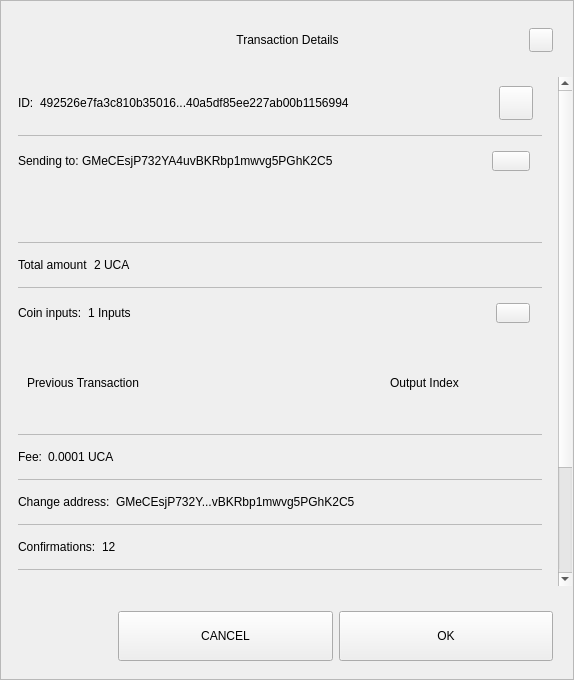
<?xml version="1.0" encoding="UTF-8"?>
<ui version="4.0">
 <class>TxDetailDialog</class>
 <widget class="QWidget" name="TxDetailDialog">
  <property name="geometry">
   <rect>
    <x>0</x>
    <y>0</y>
    <width>574</width>
    <height>680</height>
   </rect>
  </property>
  <property name="sizePolicy">
   <sizepolicy hsizetype="Preferred" vsizetype="Expanding">
    <horstretch>0</horstretch>
    <verstretch>0</verstretch>
   </sizepolicy>
  </property>
  <property name="minimumSize">
   <size>
    <width>574</width>
    <height>500</height>
   </size>
  </property>
  <property name="windowTitle">
   <string>Form</string>
  </property>
  <property name="styleSheet">
   <string notr="true"/>
  </property>
  <layout class="QVBoxLayout" name="verticalLayout_3">
   <property name="spacing">
    <number>0</number>
   </property>
   <property name="leftMargin">
    <number>0</number>
   </property>
   <property name="topMargin">
    <number>0</number>
   </property>
   <property name="rightMargin">
    <number>0</number>
   </property>
   <property name="bottomMargin">
    <number>0</number>
   </property>
   <item>
    <widget class="QFrame" name="frame">
     <property name="sizePolicy">
      <sizepolicy hsizetype="Preferred" vsizetype="Expanding">
       <horstretch>0</horstretch>
       <verstretch>0</verstretch>
      </sizepolicy>
     </property>
     <property name="styleSheet">
      <string notr="true"/>
     </property>
     <property name="frameShape">
      <enum>QFrame::StyledPanel</enum>
     </property>
     <property name="frameShadow">
      <enum>QFrame::Raised</enum>
     </property>
     <layout class="QVBoxLayout" name="verticalLayout">
      <property name="leftMargin">
       <number>0</number>
      </property>
      <property name="rightMargin">
       <number>0</number>
      </property>
      <item>
       <layout class="QHBoxLayout" name="horizontalLayout_3">
        <property name="spacing">
         <number>0</number>
        </property>
        <property name="leftMargin">
         <number>20</number>
        </property>
        <property name="topMargin">
         <number>10</number>
        </property>
        <property name="rightMargin">
         <number>20</number>
        </property>
        <item>
         <spacer name="horizontalSpacer_1">
          <property name="orientation">
           <enum>Qt::Horizontal</enum>
          </property>
          <property name="sizeHint" stdset="0">
           <size>
            <width>40</width>
            <height>20</height>
           </size>
          </property>
         </spacer>
        </item>
        <item>
         <widget class="QLabel" name="labelTitle">
          <property name="minimumSize">
           <size>
            <width>0</width>
            <height>40</height>
           </size>
          </property>
          <property name="maximumSize">
           <size>
            <width>16777215</width>
            <height>40</height>
           </size>
          </property>
          <property name="styleSheet">
           <string notr="true">padding-left:24px;</string>
          </property>
          <property name="text">
           <string>Transaction Details</string>
          </property>
          <property name="alignment">
           <set>Qt::AlignCenter</set>
          </property>
          <property name="margin">
           <number>7</number>
          </property>
         </widget>
        </item>
        <item>
         <spacer name="horizontalSpacer_2">
          <property name="orientation">
           <enum>Qt::Horizontal</enum>
          </property>
          <property name="sizeHint" stdset="0">
           <size>
            <width>40</width>
            <height>20</height>
           </size>
          </property>
         </spacer>
        </item>
        <item>
         <widget class="QPushButton" name="btnEsc">
          <property name="minimumSize">
           <size>
            <width>24</width>
            <height>24</height>
           </size>
          </property>
          <property name="maximumSize">
           <size>
            <width>24</width>
            <height>24</height>
           </size>
          </property>
          <property name="focusPolicy">
           <enum>Qt::NoFocus</enum>
          </property>
          <property name="text">
           <string/>
          </property>
         </widget>
        </item>
       </layout>
      </item>
      <item>
       <spacer name="verticalSpacer">
        <property name="orientation">
         <enum>Qt::Vertical</enum>
        </property>
        <property name="sizeType">
         <enum>QSizePolicy::Fixed</enum>
        </property>
        <property name="sizeHint" stdset="0">
         <size>
          <width>20</width>
          <height>10</height>
         </size>
        </property>
       </spacer>
      </item>
      <item>
       <widget class="QWidget" name="layoutScroll" native="true">
        <property name="minimumSize">
         <size>
          <width>0</width>
          <height>0</height>
         </size>
        </property>
        <layout class="QVBoxLayout" name="verticalLayout_4">
         <property name="leftMargin">
          <number>0</number>
         </property>
         <property name="topMargin">
          <number>0</number>
         </property>
         <property name="rightMargin">
          <number>0</number>
         </property>
         <item>
          <widget class="QScrollArea" name="scrollArea">
           <property name="styleSheet">
            <string notr="true">#scrollArea {
background:transparent;
}</string>
           </property>
           <property name="horizontalScrollBarPolicy">
            <enum>Qt::ScrollBarAlwaysOff</enum>
           </property>
           <property name="sizeAdjustPolicy">
            <enum>QAbstractScrollArea::AdjustIgnored</enum>
           </property>
           <property name="widgetResizable">
            <bool>true</bool>
           </property>
           <property name="alignment">
            <set>Qt::AlignLeading|Qt::AlignLeft|Qt::AlignTop</set>
           </property>
           <widget class="QWidget" name="scrollAreaWidgetContents">
            <property name="geometry">
             <rect>
              <x>0</x>
              <y>0</y>
              <width>556</width>
              <height>672</height>
             </rect>
            </property>
            <property name="autoFillBackground">
             <bool>false</bool>
            </property>
            <property name="styleSheet">
             <string notr="true">#scrollAreaWidgetContents {
background:transparent;
}</string>
            </property>
            <layout class="QVBoxLayout" name="verticalLayout_7">
             <property name="spacing">
              <number>0</number>
             </property>
             <property name="sizeConstraint">
              <enum>QLayout::SetDefaultConstraint</enum>
             </property>
             <property name="leftMargin">
              <number>0</number>
             </property>
             <property name="topMargin">
              <number>0</number>
             </property>
             <property name="rightMargin">
              <number>0</number>
             </property>
             <property name="bottomMargin">
              <number>0</number>
             </property>
             <item>
              <widget class="QWidget" name="content" native="true">
               <layout class="QVBoxLayout" name="verticalLayout_2">
                <property name="leftMargin">
                 <number>16</number>
                </property>
                <property name="topMargin">
                 <number>0</number>
                </property>
                <property name="rightMargin">
                 <number>16</number>
                </property>
                <item>
                 <widget class="QWidget" name="contentID" native="true">
                  <layout class="QHBoxLayout" name="horizontalLayout_12" stretch="0,1,0">
                   <property name="leftMargin">
                    <number>0</number>
                   </property>
                   <item>
                    <widget class="QLabel" name="labelId">
                     <property name="maximumSize">
                      <size>
                       <width>16777215</width>
                       <height>16777215</height>
                      </size>
                     </property>
                     <property name="text">
                      <string>ID:</string>
                     </property>
                    </widget>
                   </item>
                   <item>
                    <widget class="QLabel" name="textId">
                     <property name="text">
                      <string>492526e7fa3c810b35016...40a5df85ee227ab00b1156994</string>
                     </property>
                    </widget>
                   </item>
                   <item>
                    <widget class="QPushButton" name="pushCopy">
                     <property name="minimumSize">
                      <size>
                       <width>34</width>
                       <height>34</height>
                      </size>
                     </property>
                     <property name="maximumSize">
                      <size>
                       <width>34</width>
                       <height>34</height>
                      </size>
                     </property>
                     <property name="focusPolicy">
                      <enum>Qt::NoFocus</enum>
                     </property>
                     <property name="text">
                      <string/>
                     </property>
                     <property name="iconSize">
                      <size>
                       <width>24</width>
                       <height>24</height>
                      </size>
                     </property>
                    </widget>
                   </item>
                  </layout>
                 </widget>
                </item>
                <item>
                 <widget class="QLabel" name="labelDivider9">
                  <property name="maximumSize">
                   <size>
                    <width>16777215</width>
                    <height>1</height>
                   </size>
                  </property>
                  <property name="styleSheet">
                   <string notr="true">background-color:#bababa;</string>
                  </property>
                  <property name="text">
                   <string/>
                  </property>
                 </widget>
                </item>
                <item>
                 <widget class="QWidget" name="contentOutputs" native="true">
                  <layout class="QHBoxLayout" name="horizontalLayout_11" stretch="0,3,0">
                   <property name="spacing">
                    <number>0</number>
                   </property>
                   <property name="leftMargin">
                    <number>0</number>
                   </property>
                   <property name="rightMargin">
                    <number>12</number>
                   </property>
                   <item>
                    <widget class="QLabel" name="labelSend">
                     <property name="maximumSize">
                      <size>
                       <width>16777215</width>
                       <height>16777215</height>
                      </size>
                     </property>
                     <property name="text">
                      <string>Sending to: </string>
                     </property>
                    </widget>
                   </item>
                   <item>
                    <widget class="QLabel" name="textSend">
                     <property name="text">
                      <string>GMeCEsjP732YA4uvBKRbp1mwvg5PGhK2C5 </string>
                     </property>
                    </widget>
                   </item>
                   <item>
                    <widget class="QPushButton" name="pushOutputs">
                     <property name="minimumSize">
                      <size>
                       <width>34</width>
                       <height>20</height>
                      </size>
                     </property>
                     <property name="maximumSize">
                      <size>
                       <width>38</width>
                       <height>20</height>
                      </size>
                     </property>
                     <property name="focusPolicy">
                      <enum>Qt::NoFocus</enum>
                     </property>
                     <property name="styleSheet">
                      <string notr="true"/>
                     </property>
                     <property name="text">
                      <string/>
                     </property>
                    </widget>
                   </item>
                  </layout>
                 </widget>
                </item>
                <item>
                 <widget class="QScrollArea" name="outputsScrollArea">
                  <property name="minimumSize">
                   <size>
                    <width>0</width>
                    <height>50</height>
                   </size>
                  </property>
                  <property name="styleSheet">
                   <string notr="true">#outputsScrollArea {
background:transparent;
}</string>
                  </property>
                  <property name="widgetResizable">
                   <bool>true</bool>
                  </property>
                  <widget class="QWidget" name="container_outputs_base">
                   <property name="geometry">
                    <rect>
                     <x>0</x>
                     <y>0</y>
                     <width>522</width>
                     <height>48</height>
                    </rect>
                   </property>
                   <property name="styleSheet">
                    <string notr="true">#container_outputs_base {
background:transparent;
}</string>
                   </property>
                  </widget>
                 </widget>
                </item>
                <item>
                 <widget class="QLabel" name="labelDivider8">
                  <property name="maximumSize">
                   <size>
                    <width>16777215</width>
                    <height>1</height>
                   </size>
                  </property>
                  <property name="styleSheet">
                   <string notr="true">background-color:#bababa;</string>
                  </property>
                  <property name="text">
                   <string/>
                  </property>
                 </widget>
                </item>
                <item>
                 <widget class="QWidget" name="contentAmount" native="true">
                  <layout class="QHBoxLayout" name="horizontalLayout_4" stretch="0,1">
                   <property name="leftMargin">
                    <number>0</number>
                   </property>
                   <item>
                    <widget class="QLabel" name="labelAmount">
                     <property name="maximumSize">
                      <size>
                       <width>16777215</width>
                       <height>16777215</height>
                      </size>
                     </property>
                     <property name="text">
                      <string>Total amount</string>
                     </property>
                    </widget>
                   </item>
                   <item>
                    <widget class="QLabel" name="textAmount">
                     <property name="text">
                      <string>2 UCA</string>
                     </property>
                    </widget>
                   </item>
                  </layout>
                 </widget>
                </item>
                <item>
                 <widget class="QLabel" name="labelDivider6">
                  <property name="maximumSize">
                   <size>
                    <width>16777215</width>
                    <height>1</height>
                   </size>
                  </property>
                  <property name="styleSheet">
                   <string notr="true">background-color:#bababa;</string>
                  </property>
                  <property name="text">
                   <string/>
                  </property>
                 </widget>
                </item>
                <item>
                 <widget class="QWidget" name="contentInputs" native="true">
                  <layout class="QHBoxLayout" name="horizontalLayout" stretch="0,2,0">
                   <property name="leftMargin">
                    <number>0</number>
                   </property>
                   <property name="rightMargin">
                    <number>12</number>
                   </property>
                   <item>
                    <widget class="QLabel" name="labelInputs">
                     <property name="sizePolicy">
                      <sizepolicy hsizetype="Minimum" vsizetype="Preferred">
                       <horstretch>0</horstretch>
                       <verstretch>0</verstretch>
                      </sizepolicy>
                     </property>
                     <property name="maximumSize">
                      <size>
                       <width>16777215</width>
                       <height>16777215</height>
                      </size>
                     </property>
                     <property name="text">
                      <string>Coin inputs:</string>
                     </property>
                    </widget>
                   </item>
                   <item>
                    <widget class="QLabel" name="textInputs">
                     <property name="text">
                      <string>1 Inputs</string>
                     </property>
                    </widget>
                   </item>
                   <item>
                    <widget class="QPushButton" name="pushInputs">
                     <property name="maximumSize">
                      <size>
                       <width>34</width>
                       <height>20</height>
                      </size>
                     </property>
                     <property name="focusPolicy">
                      <enum>Qt::NoFocus</enum>
                     </property>
                     <property name="styleSheet">
                      <string notr="true"/>
                     </property>
                     <property name="text">
                      <string/>
                     </property>
                    </widget>
                   </item>
                  </layout>
                 </widget>
                </item>
                <item>
                 <widget class="QFrame" name="gridInputs">
                  <property name="sizePolicy">
                   <sizepolicy hsizetype="Preferred" vsizetype="MinimumExpanding">
                    <horstretch>0</horstretch>
                    <verstretch>0</verstretch>
                   </sizepolicy>
                  </property>
                  <property name="minimumSize">
                   <size>
                    <width>0</width>
                    <height>90</height>
                   </size>
                  </property>
                  <layout class="QGridLayout" name="gridLayoutInput" columnstretch="5,2" rowminimumheight="0">
                   <property name="sizeConstraint">
                    <enum>QLayout::SetMaximumSize</enum>
                   </property>
                   <property name="verticalSpacing">
                    <number>0</number>
                   </property>
                   <item row="0" column="0" alignment="Qt::AlignLeft">
                    <widget class="QLabel" name="labelTitlePrevTx">
                     <property name="text">
                      <string>Previous Transaction</string>
                     </property>
                    </widget>
                   </item>
                   <item row="0" column="1" alignment="Qt::AlignLeft">
                    <widget class="QLabel" name="labelOutputIndex">
                     <property name="text">
                      <string>Output Index</string>
                     </property>
                     <property name="alignment">
                      <set>Qt::AlignCenter</set>
                     </property>
                    </widget>
                   </item>
                  </layout>
                 </widget>
                </item>
                <item>
                 <widget class="QLabel" name="labelDivider1">
                  <property name="maximumSize">
                   <size>
                    <width>16777215</width>
                    <height>1</height>
                   </size>
                  </property>
                  <property name="styleSheet">
                   <string notr="true">background-color:#bababa;</string>
                  </property>
                  <property name="text">
                   <string/>
                  </property>
                 </widget>
                </item>
                <item>
                 <widget class="QWidget" name="contentFee" native="true">
                  <layout class="QHBoxLayout" name="horizontalLayout_7" stretch="0,1">
                   <property name="leftMargin">
                    <number>0</number>
                   </property>
                   <item>
                    <widget class="QLabel" name="labelFee">
                     <property name="maximumSize">
                      <size>
                       <width>16777215</width>
                       <height>16777215</height>
                      </size>
                     </property>
                     <property name="text">
                      <string>Fee:</string>
                     </property>
                    </widget>
                   </item>
                   <item>
                    <widget class="QLabel" name="textFee">
                     <property name="text">
                      <string>0.0001 UCA</string>
                     </property>
                    </widget>
                   </item>
                  </layout>
                 </widget>
                </item>
                <item>
                 <widget class="QLabel" name="labelDivider2">
                  <property name="maximumSize">
                   <size>
                    <width>16777215</width>
                    <height>1</height>
                   </size>
                  </property>
                  <property name="styleSheet">
                   <string notr="true">background-color:#bababa;</string>
                  </property>
                  <property name="text">
                   <string/>
                  </property>
                 </widget>
                </item>
                <item>
                 <widget class="QWidget" name="contentChangeAddress" native="true">
                  <layout class="QHBoxLayout" name="horizontalLayout_6" stretch="0,1">
                   <property name="leftMargin">
                    <number>0</number>
                   </property>
                   <item>
                    <widget class="QLabel" name="labelChange">
                     <property name="maximumSize">
                      <size>
                       <width>16777215</width>
                       <height>16777215</height>
                      </size>
                     </property>
                     <property name="text">
                      <string>Change address:</string>
                     </property>
                    </widget>
                   </item>
                   <item>
                    <widget class="QLabel" name="textChange">
                     <property name="text">
                      <string>GMeCEsjP732Y...vBKRbp1mwvg5PGhK2C5 </string>
                     </property>
                    </widget>
                   </item>
                  </layout>
                 </widget>
                </item>
                <item>
                 <widget class="QLabel" name="labelDivider4">
                  <property name="maximumSize">
                   <size>
                    <width>16777215</width>
                    <height>1</height>
                   </size>
                  </property>
                  <property name="styleSheet">
                   <string notr="true">background-color:#bababa;</string>
                  </property>
                  <property name="text">
                   <string/>
                  </property>
                 </widget>
                </item>
                <item>
                 <widget class="QWidget" name="contentConfirmations" native="true">
                  <layout class="QHBoxLayout" name="horizontalLayout_8" stretch="0,1">
                   <property name="leftMargin">
                    <number>0</number>
                   </property>
                   <item>
                    <widget class="QLabel" name="labelConfirmations">
                     <property name="maximumSize">
                      <size>
                       <width>16777215</width>
                       <height>16777215</height>
                      </size>
                     </property>
                     <property name="text">
                      <string>Confirmations:</string>
                     </property>
                    </widget>
                   </item>
                   <item>
                    <widget class="QLabel" name="textConfirmations">
                     <property name="text">
                      <string>12</string>
                     </property>
                    </widget>
                   </item>
                  </layout>
                 </widget>
                </item>
                <item>
                 <widget class="QLabel" name="labelDivider7">
                  <property name="maximumSize">
                   <size>
                    <width>16777215</width>
                    <height>1</height>
                   </size>
                  </property>
                  <property name="styleSheet">
                   <string notr="true">background-color:#bababa;</string>
                  </property>
                  <property name="text">
                   <string/>
                  </property>
                 </widget>
                </item>
                <item>
                 <widget class="QWidget" name="contentSize" native="true">
                  <layout class="QHBoxLayout" name="horizontalLayout_9" stretch="0,1">
                   <property name="leftMargin">
                    <number>0</number>
                   </property>
                   <item>
                    <widget class="QLabel" name="labelSize">
                     <property name="maximumSize">
                      <size>
                       <width>16777215</width>
                       <height>16777215</height>
                      </size>
                     </property>
                     <property name="text">
                      <string>Size:</string>
                     </property>
                    </widget>
                   </item>
                   <item>
                    <widget class="QLabel" name="textSize">
                     <property name="text">
                      <string>2 kB</string>
                     </property>
                    </widget>
                   </item>
                  </layout>
                 </widget>
                </item>
                <item>
                 <widget class="QLabel" name="labelDivider3">
                  <property name="maximumSize">
                   <size>
                    <width>16777215</width>
                    <height>1</height>
                   </size>
                  </property>
                  <property name="styleSheet">
                   <string notr="true">background-color:#bababa;</string>
                  </property>
                  <property name="text">
                   <string/>
                  </property>
                 </widget>
                </item>
                <item>
                 <widget class="QWidget" name="contentDate" native="true">
                  <layout class="QHBoxLayout" name="horizontalLayout_5" stretch="0,1">
                   <property name="leftMargin">
                    <number>0</number>
                   </property>
                   <item>
                    <widget class="QLabel" name="labelDate">
                     <property name="maximumSize">
                      <size>
                       <width>16777215</width>
                       <height>16777215</height>
                      </size>
                     </property>
                     <property name="text">
                      <string>Date:</string>
                     </property>
                    </widget>
                   </item>
                   <item>
                    <widget class="QLabel" name="textDate">
                     <property name="text">
                      <string>May 25, 2017</string>
                     </property>
                    </widget>
                   </item>
                  </layout>
                 </widget>
                </item>
                <item>
                 <widget class="QLabel" name="labelDivider5">
                  <property name="maximumSize">
                   <size>
                    <width>16777215</width>
                    <height>1</height>
                   </size>
                  </property>
                  <property name="styleSheet">
                   <string notr="true">background-color:#bababa;</string>
                  </property>
                  <property name="text">
                   <string/>
                  </property>
                 </widget>
                </item>
                <item>
                 <widget class="QWidget" name="contentStatus" native="true">
                  <layout class="QHBoxLayout" name="horizontalLayout_10" stretch="0,1">
                   <property name="leftMargin">
                    <number>0</number>
                   </property>
                   <item>
                    <widget class="QLabel" name="labelStatus">
                     <property name="maximumSize">
                      <size>
                       <width>16777215</width>
                       <height>16777215</height>
                      </size>
                     </property>
                     <property name="text">
                      <string>Status:</string>
                     </property>
                    </widget>
                   </item>
                   <item>
                    <widget class="QLabel" name="textStatus">
                     <property name="text">
                      <string>Spendable</string>
                     </property>
                    </widget>
                   </item>
                  </layout>
                 </widget>
                </item>
                <item>
                 <spacer name="verticalSpacer_2">
                  <property name="orientation">
                   <enum>Qt::Vertical</enum>
                  </property>
                  <property name="sizeType">
                   <enum>QSizePolicy::Expanding</enum>
                  </property>
                  <property name="sizeHint" stdset="0">
                   <size>
                    <width>20</width>
                    <height>10</height>
                   </size>
                  </property>
                 </spacer>
                </item>
                <item>
                 <widget class="QLabel" name="labelWarning">
                  <property name="text">
                   <string>TextLabel</string>
                  </property>
                  <property name="alignment">
                   <set>Qt::AlignCenter</set>
                  </property>
                 </widget>
                </item>
               </layout>
              </widget>
             </item>
            </layout>
           </widget>
          </widget>
         </item>
        </layout>
       </widget>
      </item>
      <item>
       <widget class="QWidget" name="containerButtons" native="true">
        <layout class="QHBoxLayout" name="horizontalLayout1" stretch="1,2,2">
         <property name="leftMargin">
          <number>10</number>
         </property>
         <property name="rightMargin">
          <number>20</number>
         </property>
         <item>
          <spacer name="horizontalSpacer_3">
           <property name="orientation">
            <enum>Qt::Horizontal</enum>
           </property>
           <property name="sizeHint" stdset="0">
            <size>
             <width>40</width>
             <height>20</height>
            </size>
           </property>
          </spacer>
         </item>
         <item>
          <widget class="QPushButton" name="btnCancel">
           <property name="minimumSize">
            <size>
             <width>200</width>
             <height>50</height>
            </size>
           </property>
           <property name="focusPolicy">
            <enum>Qt::NoFocus</enum>
           </property>
           <property name="text">
            <string>CANCEL</string>
           </property>
          </widget>
         </item>
         <item>
          <widget class="QPushButton" name="btnSave">
           <property name="minimumSize">
            <size>
             <width>200</width>
             <height>50</height>
            </size>
           </property>
           <property name="focusPolicy">
            <enum>Qt::NoFocus</enum>
           </property>
           <property name="text">
            <string>OK</string>
           </property>
          </widget>
         </item>
        </layout>
       </widget>
      </item>
     </layout>
    </widget>
   </item>
  </layout>
 </widget>
 <resources/>
 <connections/>
</ui>
